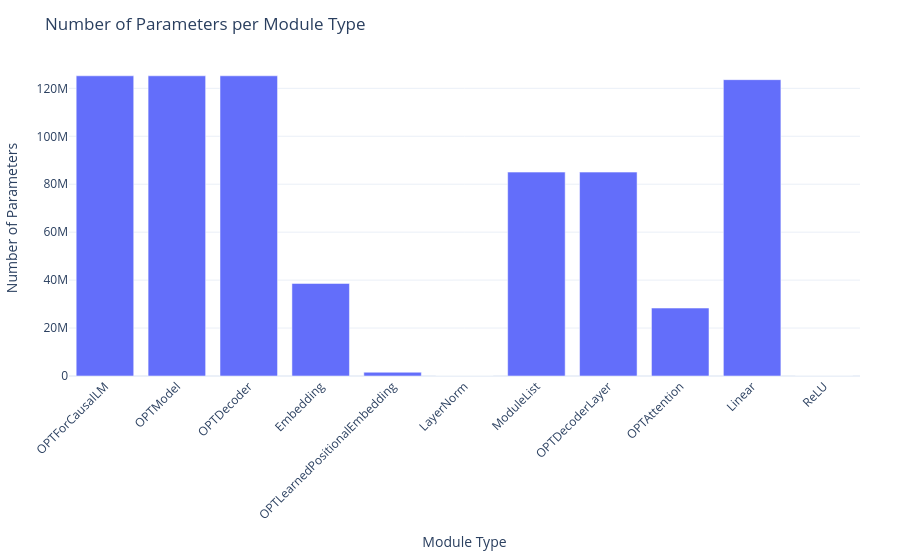

Notebook source saved alongside this figure:
### Markdown cell above
### 3.4 Exploring LLM Parameter Distribution

In this section, you'll systematically analyze the parameter distribution across different module types within a large language model (LLM).

**Why is this important?**
Understanding how parameters are distributed among module types helps you reason about the model's memory usage, computational hotspots, and architectural design choices. This insight is crucial for model optimization, interpretability, and efficient deployment.

**Your tasks:**
1. **Implement a parameter counting utility:**  
   Write a class-based utility that traverses a loaded LLM and returns a count of parameters for each unique module type it contains.
2. **Apply your utility to multiple models:**  
   Use your class to extract and compare parameter statistics across several LLMs. This will help you observe architectural similarities and differences.

**Key questions to answer as you explore:**
- Which modules have the least parameters, and why? What does this suggest about their efficiency impact?
- Which modules have the most parameters, and why? What does this suggest about their efficiency impact?
- What is the parameter count for each module type?
- Which layer type dominates the parameter count, and what does this reveal about the model's design?

Let's implement the code to answer the questions.

### Code cell
def count_module_parameters(model):
    """Count the number of parameters in each module type in the model.

    Args:
        model: The PyTorch model to analyze

    Returns:
        dict: A dictionary mapping module type names to their total parameter counts
    """
    module_parameters = {}
    
    ### To Complete ###
    for _, module in model.named_modules():
        module_type = type(module).__name__
        num_params = sum(p.numel() for p in module.parameters())
        module_parameters[module_type] = (
            module_parameters.get(module_type, 0) + num_params
        )
    ### End of To Complete ###
    return module_parameters


module_parameters = count_module_parameters(model)
create_single_plot(
    module_parameters,
    x_label="Module Type",
    y_label="Number of Parameters",
    title="Number of Parameters per Module Type",
)

### Figure 1 — Plotly figure (JSON) as saved in the notebook; plotly's stock layout.template omitted (floating-point values rounded to 4 significant figures)
{"data": [{"type": "bar", "x": ["OPTForCausalLM", "OPTModel", "OPTDecoder", "Embedding", "OPTLearnedPositionalEmbedding", "LayerNorm", "ModuleList", "OPTDecoderLayer", "OPTAttention", "Linear", "ReLU"], "y": [125239296, 125239296, 125239296, 38608896, 1574400, 38400, 85054464, 85054464, 28348416, 123626496, 0]}], "layout": {"margin": {"b": 80, "l": 40, "r": 40, "t": 60}, "title": {"text": "Number of Parameters per Module Type"}, "xaxis": {"tickangle": -45, "title": {"text": "Module Type"}}, "yaxis": {"title": {"text": "Number of Parameters"}}}}
